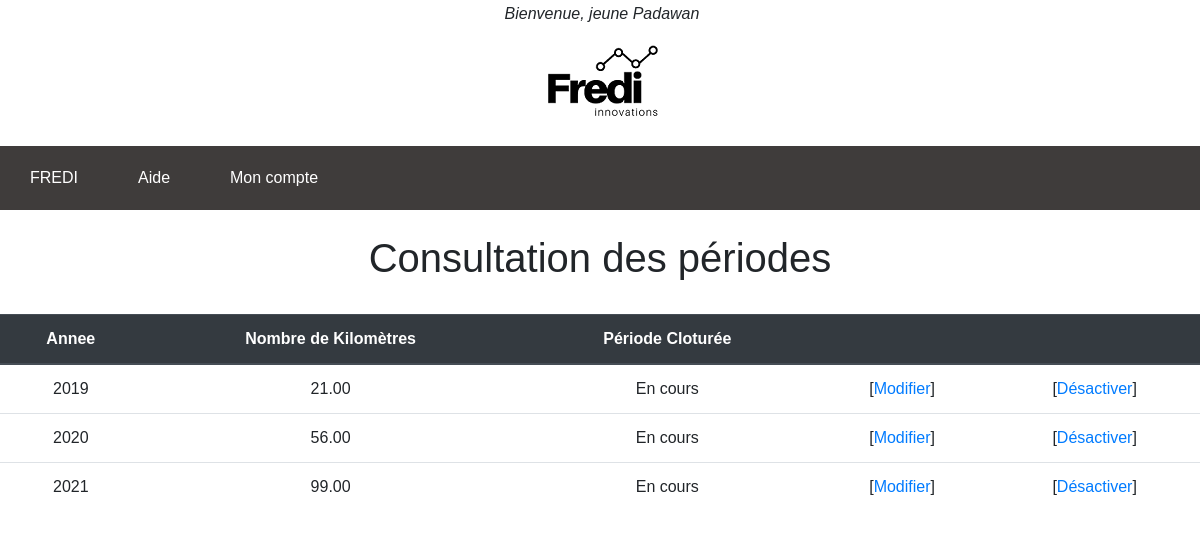
/consult_periode.php, run on the app's committed database.
### tables this page shows
CREATE TABLE `periode` (
  `annee` int(11) NOT NULL,
  `forfait_km` decimal(10,2) NOT NULL,
  `code_statut` varchar(50) NOT NULL
);

### classes/DAO.php (called while the page is built, shortened)
<?php
class DAO{
    function __construct() {
        $user=DB_USER;
        $password=DB_PASSWORD;
        $host=DB_HOST;
        $name=DB_NAME;
        $dsn = 'mysql:host=' . $host . ';dbname=' . $name;
        try {
        $pdo = new PDO($dsn, $user, $password, array(PDO::MYSQL_ATTR_INIT_COMMAND =>
        "SET NAMES utf8"));
        $pdo->setAttribute(PDO::ATTR_ERRMODE, PDO::ERRMODE_EXCEPTION);
        } catch (PDOException $e) {
        echo("<p>Erreur lors de la connexion : " . $e->getMessage().'<p>');
        }
        $this->pdo = $pdo;
    }
}

### classes/PeriodeDAO.php (called while the page is built, shortened)
<?php
require_once('periode.php');
require_once('DAO.php');
class PeriodeDAO extends DAO
{
    public function findAll()
    {
        $sql = "SELECT * FROM periode";
        try {
            $sth = $this->pdo->prepare($sql);
            $sth->execute();
            $rows = $sth->fetchAll(PDO::FETCH_ASSOC);
        } catch (PDOException $e) {
            throw new Exception("Erreur lors de la requête SQL : " . $e->getMessage());
        }
        $periode = array();
        foreach ($rows as $row) {
            $periode[] = new periode($row);
        }
        return $periode;
    }
}

### classes/Periode.php (called while the page is built, shortened)
<?php
class periode {
    private $annee;
    private $forfait_km;
    private $code_statut;
    public function __construct(array $row)
    {
        $this->annee = $row['annee'];
        $this->forfait_km = $row['forfait_km'];
        $this->code_statut = $row['code_statut'];
    }
    public function getAnnee(){
		return $this->annee;
	}
	public function getForfait_km(){
		return $this->forfait_km;
	}
	public function getCode_statut(){
		return $this->code_statut;
	}
}

### consult_periode.php (the view, shortened to what this page needs)
<?php
$periode = new PeriodeDAO();
$rows = $periode->findAll();
?>
<!DOCTYPE html>
<html lang="fr">
<head>
    <link rel="stylesheet" type ="text/css" href="./css/FREDI.css">
    <link rel="stylesheet" href="https://stackpath.bootstrapcdn.com/bootstrap/4.3.1/css/bootstrap.min.css">
</head>
<body>
    <header>
        <div class="div-header">
            <?php
                if (isset($_SESSION['prenom'])) {
                    echo "<i>Bienvenue, ".$_SESSION['prenom']."</i>";
                } else {
                    echo "<i>Bienvenue, jeune Padawan</i>";
                }
            ?>
            <br>
            <a href="index.php"> <img class="div-logo" src="img/FREDI2.png" alt="Logo FREDI" /></a>
        </div>
        <?php
            include "menu.php";
        ?>
    </header>
    <br>
    <h1 align="center">Consultation des périodes</h1>
    <br>
    <table class="table">
    <thead class="thead-dark">
        <tr>
            <th>Annee</th>
            <th>Nombre de Kilomètres</th>
            <th>Période Cloturée</th>
            <th></th>
            <th></th>
            </thead>
        <?php
        foreach($rows as $row) {
            $code_statut = $row->getCode_statut();
            echo '<tr><td>'.$row->getAnnee().'</td>';
            echo '<td>'.$row->getForfait_km().'</td>';
            echo '<td>'.$code_statut.'</td>';
            if ($code_statut == 'Cloturée') {
                echo '<td></td>';
                echo '<td></td>';
            } else {
                echo '<td>[<a href="modif_periode.php?id='.$row->getAnnee().'&km='.$row->getForfait_km().'&code='.$row->getCode_statut().'">Modifier</a>]';
                echo '<td>[<a href="desac_periode.php?id='.$row->getAnnee().'&code='.$row->getCode_statut().'">Désactiver</a>]';
            }
        }
        ?>
    </table>
</body>
</html>

### css/FREDI.css (style rules this page uses)
body { height: 100%; }
html { height: 100%; }
.div-header { text-align: center; box-align: center; display: block; border-collapse: collapse; position: relative; margin: 2px; padding: 0px; height: 100%; width: 100%; place-content: center; font-family: 'Calibri', 'Trebuchet MS', sans-serif }
.div-logo { box-align: center; }
body { background-color:white; background-position: center; background-size: cover; position: center; font-family: 'Calibri', 'Trebuchet MS', sans-serif; text-align: center; margin: 0px; padding: 0px; }
table, tr, td { border-style: none; border-width: 1px; border-color : black; border-collapse: collapse; }
tr,td { padding: 5px; text-align: center; }

### css/menu.css (style rules this page uses)
body { margin: 0px; padding: 0px; font-family: 'Calibri', 'Trebuchet MS', sans-serif; }

### data on the page
periode: annee "2019", forfait_km "21.00", code_statut "En cours"
periode: annee "2020", forfait_km "56.00", code_statut "En cours"
periode: annee "2021", forfait_km "99.00", code_statut "En cours"
